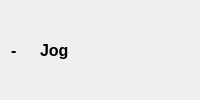
            <widget class="QWidget" name="jog_cur_page">
             <layout class="QHBoxLayout" name="horizontalLayout_38">
              <item>
               <widget class="QLabel" name="lbl_jog_cur_page_">
                <property name="sizePolicy">
                 <sizepolicy hsizetype="Preferred" vsizetype="Preferred">
                  <horstretch>0</horstretch>
                  <verstretch>0</verstretch>
                 </sizepolicy>
                </property>
                <property name="font">
                 <font>
                  <pointsize>12</pointsize>
                  <weight>75</weight>
                  <bold>true</bold>
                 </font>
                </property>
                <property name="text">
                 <string>- </string>
                </property>
                <property name="alignment">
                 <set>Qt::AlignCenter</set>
                </property>
               </widget>
              </item>
              <item>
               <widget class="QLabel" name="lbl_jog_cur_page_icon">
                <property name="sizePolicy">
                 <sizepolicy hsizetype="Maximum" vsizetype="Preferred">
                  <horstretch>0</horstretch>
                  <verstretch>0</verstretch>
                 </sizepolicy>
                </property>
                <property name="text">
                 <string/>
                </property>
               </widget>
              </item>
              <item>
               <widget class="QLabel" name="lbl_jog_cur_page_header">
                <property name="font">
                 <font>
                  <pointsize>12</pointsize>
                  <weight>75</weight>
                  <bold>true</bold>
                 </font>
                </property>
                <property name="text">
                 <string>Jog</string>
                </property>
               </widget>
              </item>
              <item>
               <spacer name="horizontalSpacer_9">
                <property name="orientation">
                 <enum>Qt::Horizontal</enum>
                </property>
                <property name="sizeHint" stdset="0">
                 <size>
                  <width>40</width>
                  <height>20</height>
                 </size>
                </property>
               </spacer>
              </item>
             </layout>
            </widget>
